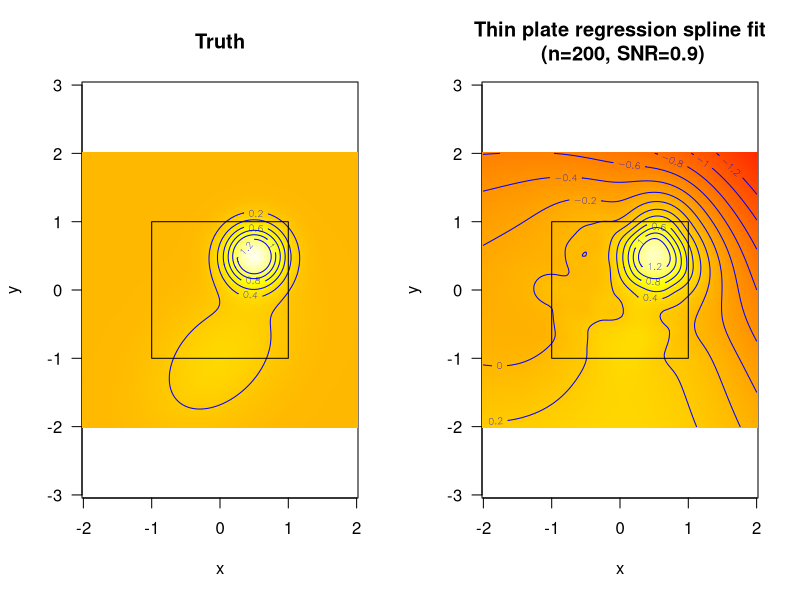
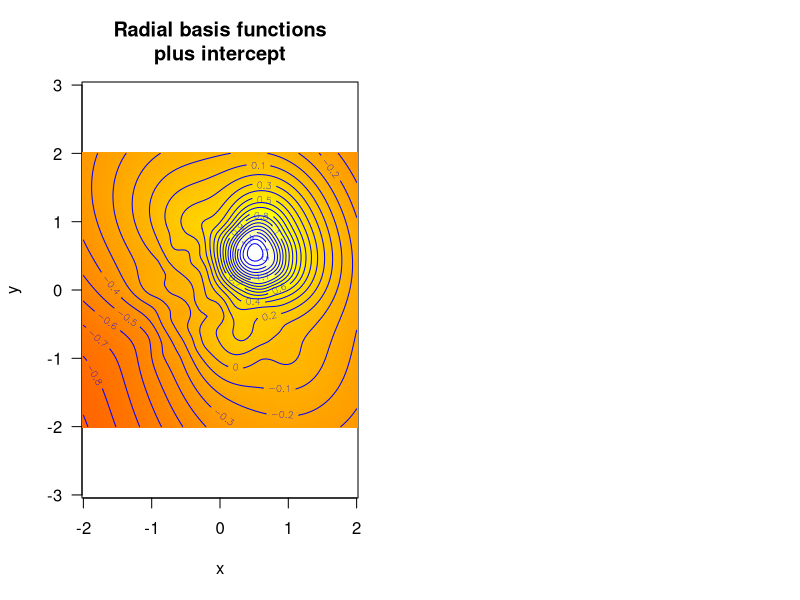
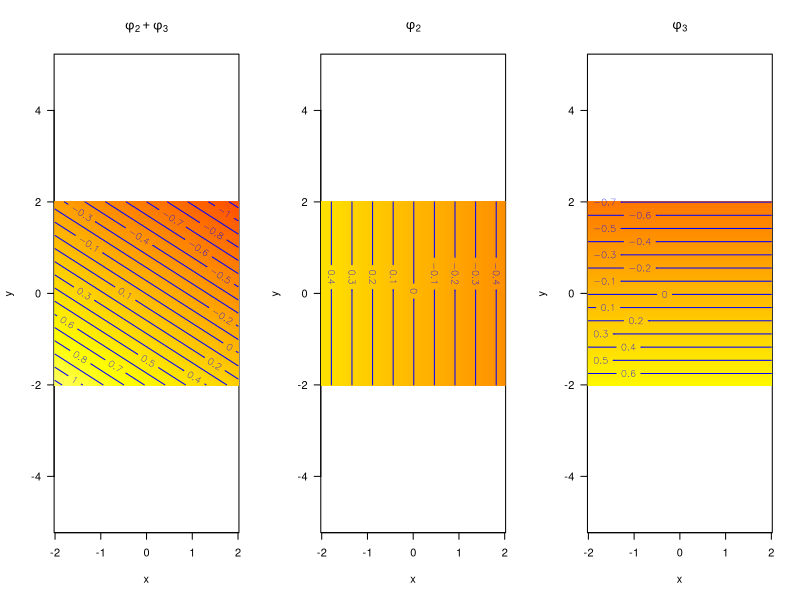
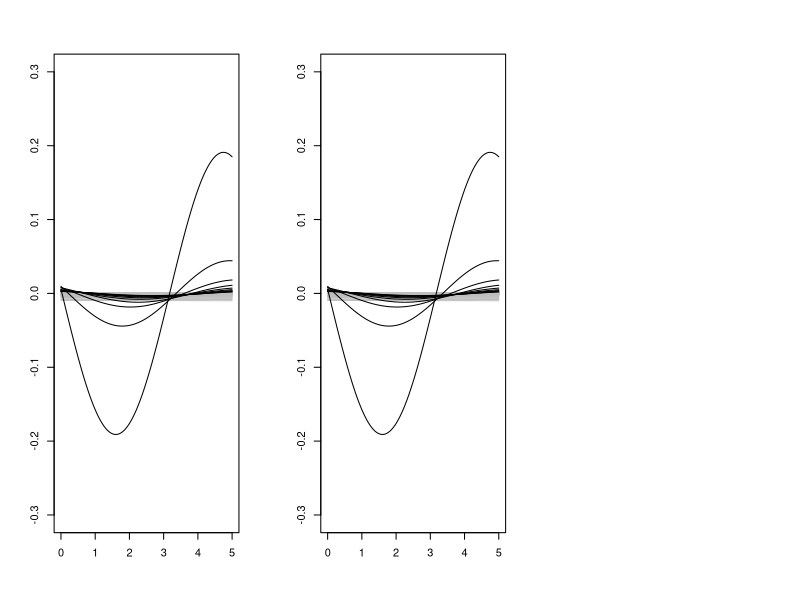
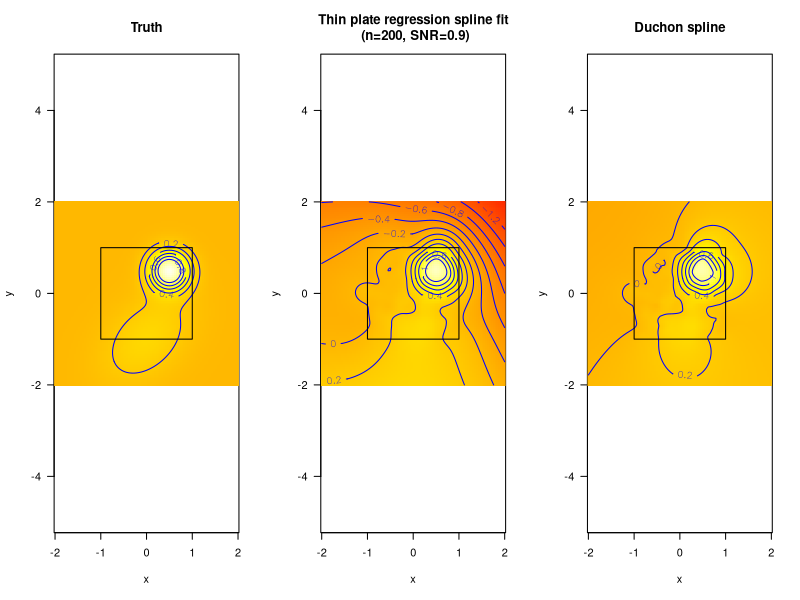

The R source for these figures, in order:
## ---- chunk 1
# taken from duchon-paper/sim/duchonexample.R
library(mvtnorm)
suppressPackageStartupMessages(library(mgcv))

set.seed(123)

# simulate the data 
gsim<-function(x1,x2,scale){

   f<-dmvnorm(cbind(x1,x2),c(0,-1),matrix(c(0.5,0.2,0.2,0.5),2,2))+
      dmvnorm(cbind(x1,x2),c(0.5,0.5),matrix(c(0.1,0,0,0.1),2,2))

   y<-f+rnorm(length(x1),0,scale)

   data <- data.frame(y=y,x1=x1,x2=x2,f=f)
   return(data)
}


# generate some data
#dat <- gamSim(1,n=200,dist="normal",scale=2)
n<-200
dat<-gsim(runif(n, -1, 1),runif(n, -1, 1),0.1)

x1g<-seq(-2,2,len=100)
x2g<-seq(-2,2,len=100)
xgrid<-expand.grid(x1=x1g,x2=x2g)

# plotting options
par(mfrow=c(1,3))
zlims=c(-2,1.7)
plevels<-round(seq(-1.2,1.2,0.2),1)
## ---- chunk 2
par(mfrow=c(1,2))
# truth
truth<-gsim(xgrid$x1,xgrid$x2,0)
pred.mat<-matrix(truth$f,100,100)
image(z=pred.mat,x=x1g,y=x2g,zlim=zlims,col=heat.colors(1000),asp=1,
      main="Truth",ylab="y",xlab="x",las=1)
contour(z=pred.mat,x=x1g,y=x2g,add=T,zlim=zlims,col="blue",levels=plevels)
lines(x=c(-1,1,1,-1,-1),y=c(-1,-1,1,1,-1))

# tprs fit
b.tprs<-gam(y~s(x1,x2,k=100),data=dat)
# predict and plot
preds<-predict(b.tprs,xgrid)
pred.mat<-matrix(preds,100,100)
image(z=pred.mat,x=x1g,y=x2g,zlim=zlims,col=heat.colors(1000),asp=1,
      main="Thin plate regression spline fit\n (n=200, SNR=0.9)",ylab="y",xlab="x",las=1)
contour(z=pred.mat,x=x1g,y=x2g,add=T,zlim=zlims,col="blue",levels=plevels)
# box 
lines(x=c(-1,1,1,-1,-1),y=c(-1,-1,1,1,-1))
## ---- chunk 3
#par(mfrow=c(2,2))
coef.save<-b.tprs$coefficients

# plot the radial basis functions
b.tprs$coefficients[c(99,100)]<-0 # zero the nullspace 
preds<-predict(b.tprs,xgrid)
pred.mat<-matrix(preds,100,100)
image(z=pred.mat,x=x1g,y=x2g,zlim=zlims,col=heat.colors(1000),asp=1,
      main="Radial basis functions\nplus intercept",ylab="y",xlab="x",las=1)
contour(z=pred.mat,x=x1g,y=x2g,add=T,zlim=zlims,col="blue",nlevels=30)
## ---- chunk 4
par(mfrow=c(1,3))

# plot the nullspace terms
b.tprs$coefficients<-coef.save
b.tprs$coefficients[1:98]<-0 # zero the radial basis functions and intercept
preds<-predict(b.tprs,xgrid)
pred.mat<-matrix(preds,100,100)
image(z=pred.mat,x=x1g,y=x2g,zlim=zlims,col=heat.colors(1000),asp=1,
      main=expression(phi[2]+phi[3]),ylab="y",xlab="x",las=1)
contour(z=pred.mat,x=x1g,y=x2g,add=T,zlim=zlims,col="blue",nlevels=30)

# f=x
b.tprs$coefficients<-coef.save
b.tprs$coefficients[c(1:98,100)]<-0
preds<-predict(b.tprs,xgrid)
pred.mat<-matrix(preds,100,100)
image(z=pred.mat,x=x1g,y=x2g,zlim=zlims,col=heat.colors(1000),asp=1,
      main=expression(phi[2]),ylab="y",xlab="x",las=1)
contour(z=pred.mat,x=x1g,y=x2g,add=T,zlim=zlims,col="blue",nlevels=30)

# f=y
b.tprs$coefficients<-coef.save
b.tprs$coefficients[1:99]<-0
preds<-predict(b.tprs,xgrid)
pred.mat<-matrix(preds,100,100)
image(z=pred.mat,x=x1g,y=x2g,zlim=zlims,col=heat.colors(1000),asp=1,
      main=expression(phi[3]),ylab="y",xlab="x",las=1)
contour(z=pred.mat,x=x1g,y=x2g,add=T,zlim=zlims,col="blue",nlevels=30)
## ---- chunk 5
# this is really stupid but it was code I had lying around
  seed <- get(".Random.seed",envir=.GlobalEnv) ## store RNG seed

set.seed(2) 
n<-400
scale<-2
x0 <- runif(n, 0, 1)
x1 <- runif(n, 0, 1)
x2 <- runif(n, 0, 1)
f0 <- function(x) 2 * sin(pi * x)
f1 <- function(x) exp(2 * x)
f2 <- function(x) 0.2 * x^11 * (10 * (1 - x))^6 + 10 * 
    (10 * x)^3 * (1 - x)^10
f <- f0(x0) + f1(x1) + f2(x2)
e <- rnorm(n, 0, scale)
y <- f + e
datt <- data.frame(y = y, x0 = x0)

b <- gam(y~s(x0),data=datt)

n<-1000

dat2 <- data.frame(x0=seq(0,1,len=n))
b.coefs <- b$coefficients

y.vals <- predict(b,newdata=dat2)
y.fft<-fft(y.vals)

j <- 0:(n-1)

xlims<-c(0,5)
x.fft <- seq(xlims[1],xlims[2],len=1000)#n/2*dat2$x0

res<-matrix(NA,n,n)

amp <- sqrt(Re(y.fft)^2+Im(y.fft)^2)/n
phase <- atan2(Im(y.fft),Re(y.fft))

for(k in 1:n){

  res[k,] <- amp[k]*sin(x.fft*((k-1)/n)+phase[k])

  if(k==1){
    plot(x.fft,res[k,],type="l",xlim=xlims,ylim=c(-0.3,0.3),ylab="",xlab="")
  }else if(k>990){
    lines(x.fft,res[k,])
  }else{
    lines(x.fft,res[k,],col="grey")
  }

}

#lines(x.fft,1/n*colSums(res),col="red")
assign(".Random.seed",seed,envir=.GlobalEnv)
## ---- chunk 6
for(k in 1:n){

  res[k,] <- amp[k]*sin(x.fft*((k-1)/n)+phase[k])

  if(k==1){
    plot(x.fft,res[k,],type="l",xlim=xlims,ylim=c(-0.3,0.3),ylab="",xlab="")
  }else if(k>990){
    lines(x.fft,res[k,])
  }else{
    lines(x.fft,res[k,],col="grey")
  }

}
## ---- chunk 7
par(mfrow=c(1,3))
# truth
truth<-gsim(xgrid$x1,xgrid$x2,0)
pred.mat<-matrix(truth$f,100,100)
image(z=pred.mat,x=x1g,y=x2g,zlim=zlims,col=heat.colors(1000),asp=1,
      main="Truth",ylab="y",xlab="x",las=1)
contour(z=pred.mat,x=x1g,y=x2g,add=T,zlim=zlims,col="blue",levels=plevels)
lines(x=c(-1,1,1,-1,-1),y=c(-1,-1,1,1,-1))


# tprs fit
b.tprs<-gam(y~s(x1,x2,k=100),data=dat)
# predict and plot
preds<-predict(b.tprs,xgrid)
pred.mat<-matrix(preds,100,100)
image(z=pred.mat,x=x1g,y=x2g,zlim=zlims,col=heat.colors(1000),asp=1,
      main="Thin plate regression spline fit\n (n=200, SNR=0.9)",ylab="y",xlab="x",las=1)
contour(z=pred.mat,x=x1g,y=x2g,add=T,zlim=zlims,col="blue",levels=plevels)
# box 
lines(x=c(-1,1,1,-1,-1),y=c(-1,-1,1,1,-1))

#### Duchon fit (s=0.5)
# this looks pretty similar to the above, just changing the bs
# and m arguments.
#                          vvvvvvv 1 sets first derivative penalty
#                                  0.5 is the value of s
#                                  see ?Duchon.spline for more info
b<-gam(y~s(x1,x2,bs="ds",m=c(1,0.5),k=100),data=dat)

# predict and plot
preds<-predict(b,xgrid)
pred.mat<-matrix(preds,100,100)
image(z=pred.mat,x=x1g,y=x2g,zlim=zlims,col=heat.colors(1000),asp=1,
      main="Duchon spline",ylab="y",xlab="x",las=1)
contour(z=pred.mat,x=x1g,y=x2g,add=T,zlim=zlims,col="blue",levels=plevels)
# box
lines(x=c(-1,1,1,-1,-1),y=c(-1,-1,1,1,-1))
